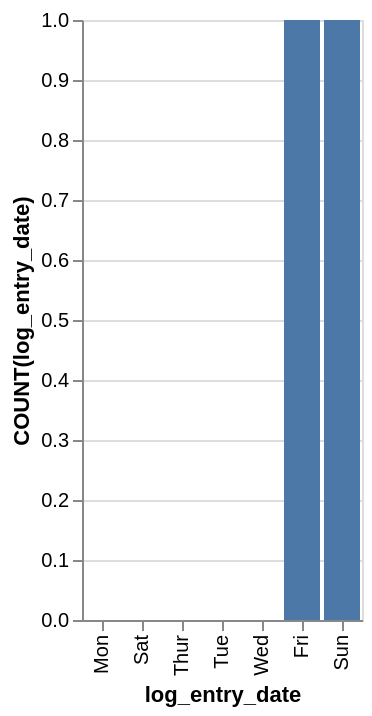

Source (Vega-Lite JSON):
### Vega-Lite specification from a JSON file in a GitHub repository (floating-point values rounded to 4 significant figures)
{"data": {"values": [{"x_data": "Mon", "y_data": 0}, {"x_data": "Sat", "y_data": 0}, {"x_data": "Thur", "y_data": 0}, {"x_data": "Tue", "y_data": 0}, {"x_data": "Wed", "y_data": 0}, {"x_data": "Fri", "y_data": 1}, {"x_data": "Sun", "y_data": 1}]}, "mark": "bar", "encoding": {"x": {"field": "x_data", "type": "nominal", "title": "log_entry_date", "sort": {"op": "sum", "field": "y_data", "order": "ascending"}}, "y": {"field": "y_data", "type": "quantitative", "title": "COUNT(log_entry_date)"}}}
